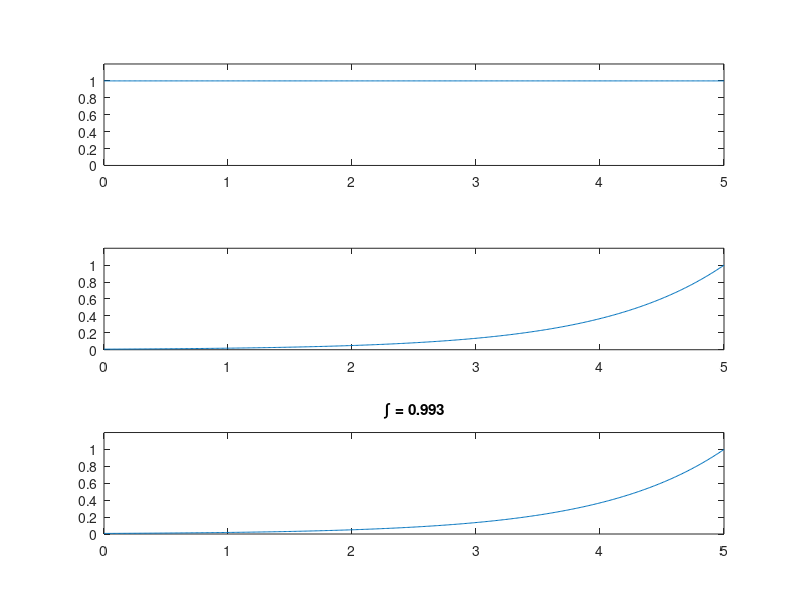

Recreate this plot in MATLAB.
t = 0:0.01:5;
x = @(t) (t>=0);
h = @(t) exp(-t).*(t>=0);

figure;
for tau_idx = 1:20:length(t)
    tau = t(tau_idx);
    f = @(tt) x(tt) .* h(tau - tt);
    y_tau = integral(f, 0, max(t));
    h_shifted = h(tau - t);
    product   = x(t) .* h_shifted;

    clf;
    subplot(3,1,1); plot(t, x(t)); ylim([0 1.2]);
    subplot(3,1,2); plot(t, h_shifted); ylim([0 1.2]);
    subplot(3,1,3); plot(t, product);
    title(['∫ = ' num2str(y_tau,'%0.3f')]); ylim([0 1.2]);

    pause(0.5);
end

